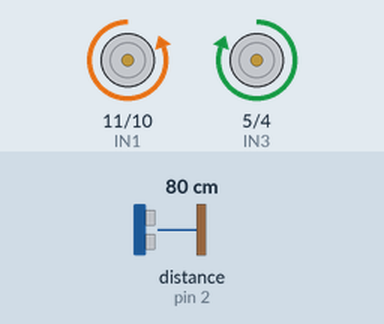
This sketch was run on a simulated Arduino Uno, built with avr-gcc and run on an emulated ATmega328P. On the bench: motor-driver pin pairs drawn as motors (green arrow = first pin HIGH = forward, orange = second pin HIGH = backward, longer = more drive, scaled by the enable pin). Wiring (inferred from the names in the program): ultrasonic range finder: trigger pin 3; echo pin 2. The inputs (shaded band) are chosen by the test bench; at power-on: distance to the obstacle (sensor on pin 2) 80 cm. The echo pulse lasts 58.3 µs per cm; random numbers use the default seed unless the sketch sets one.

Above: at 2.0 s.
2.1 s: distance to the obstacle (sensor on pin 2) set to 18 cm
3.6 s: distance to the obstacle (sensor on pin 2) set to 14 cm
At 4.0 s:
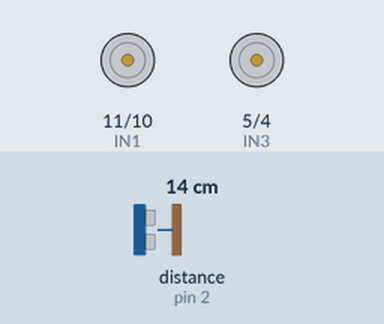
At 4.5 s:
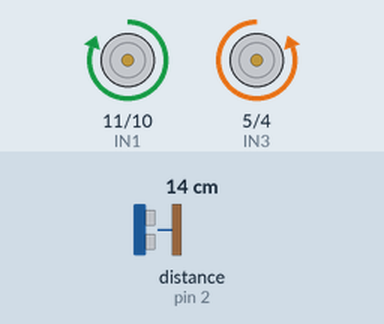
Timing chart, 0 to 12.6 s (numbered marks = the images above; inputs shaded):
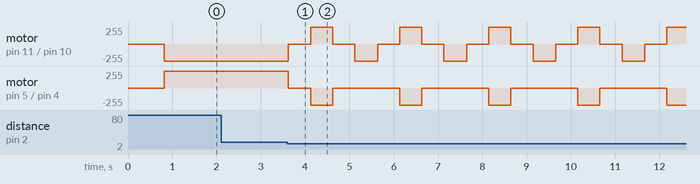

The sketch:

AutonomousObstacleAvoidance.ino
```cpp
/*
  Autonomous Obstacle-Avoidance Robot
  Using Ultrasonic Sensor and Arduino UNO
  Components: 2 DC Gear Motors, L293D Motor Driver, HC-SR04 Ultrasonic Sensor
*/

// Ultrasonic Sensor Pins
const int trigPin = 3;
const int echoPin = 2;

// Left Motor Pins
const int IN1 = 11;
const int IN2 = 10;
const int EN1 = 9;

// Right Motor Pins
const int IN3 = 5;
const int IN4 = 4;
const int EN2 = 6;

long duration;
long distance;

void setup() {
  // Initialize serial communication
  Serial.begin(9600);

  // Initialize motor pins as output
  pinMode(IN1, OUTPUT);
  pinMode(IN2, OUTPUT);
  pinMode(EN1, OUTPUT);
  pinMode(IN3, OUTPUT);
  pinMode(IN4, OUTPUT);
  pinMode(EN2, OUTPUT);

  // Initialize ultrasonic sensor pins
  pinMode(trigPin, OUTPUT);
  pinMode(echoPin, INPUT);

  // Random start delay to prevent synchronized robot behavior in group setups
  delay(random(500, 2000));
}

void loop() {
  // Measure distance using ultrasonic sensor
  digitalWrite(trigPin, LOW);
  delayMicroseconds(2);
  digitalWrite(trigPin, HIGH);
  delayMicroseconds(10);
  digitalWrite(trigPin, LOW);

  duration = pulseIn(echoPin, HIGH);
  distance = duration / 58.2; // Convert to centimeters

  delay(10);

  // Movement logic
  if (distance > 15) {
    // Move forward
    moveForward();
  }
  else {
    // Obstacle detected: Stop, Reverse, then Turn Left
    stopMotors();
    delay(500);

    reverseMotors();
    delay(500);

    stopMotors();
    delay(500);

    turnLeft();
    delay(500);
  }
}

// Motor control functions

void moveForward() {
  // Left Motor Forward
  digitalWrite(IN1, LOW);
  digitalWrite(IN2, HIGH);
  analogWrite(EN1, 255);

  // Right Motor Forward
  digitalWrite(IN3, HIGH);
  digitalWrite(IN4, LOW);
  analogWrite(EN2, 255);
}

void reverseMotors() {
  // Left Motor Reverse
  digitalWrite(IN1, HIGH);
  digitalWrite(IN2, LOW);
  analogWrite(EN1, 255);

  // Right Motor Reverse
  digitalWrite(IN3, LOW);
  digitalWrite(IN4, HIGH);
  analogWrite(EN2, 255);
}

void stopMotors() {
  digitalWrite(IN1, LOW);
  digitalWrite(IN2, LOW);
  digitalWrite(IN3, LOW);
  digitalWrite(IN4, LOW);
}

void turnLeft() {
  // Spin left: Left Motor moves forward, Right Motor stops
  digitalWrite(IN1, LOW);
  digitalWrite(IN2, HIGH);
  analogWrite(EN1, 255);

  digitalWrite(IN3, LOW);
  digitalWrite(IN4, LOW);
}
```

Measured:
- the behaviour switches between 17 and 16 cm on distance to the obstacle (sensor on pin 2) (found by bisection; images 0 and 1)
- after the input at 2.1 s, every drawn part: stays the same
- after the input at 3.6 s, motor on pin 11 (IN1) / pin 10 (IN2): backward 255/255 → stopped at once, then repeats every 2.0 s: forward 255/255 0.50 s, stopped 0.50 s, backward 255/255 0.51 s, stopped 0.50 s; motor on pin 5 (IN3) / pin 4 (IN4): forward 255/255 → stopped at once, then repeats every 2.0 s: backward 255/255 0.50 s, stopped 1.5 s
